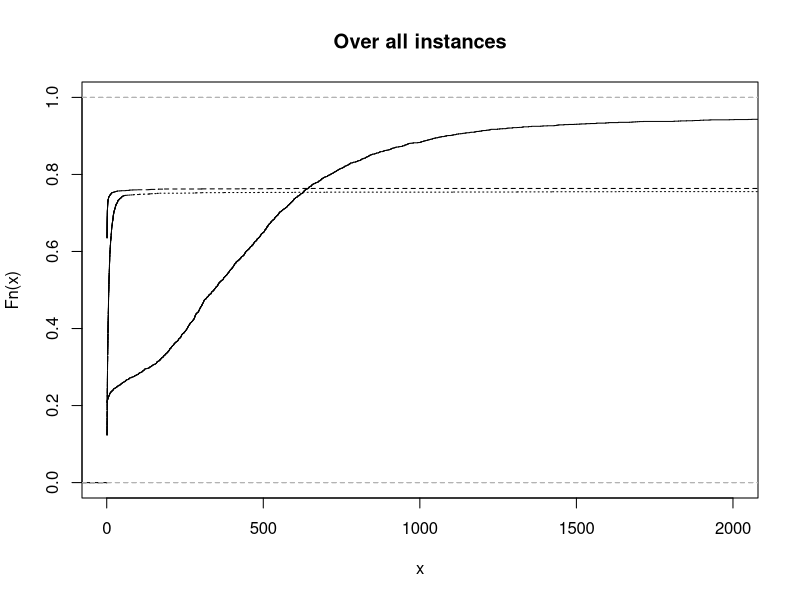
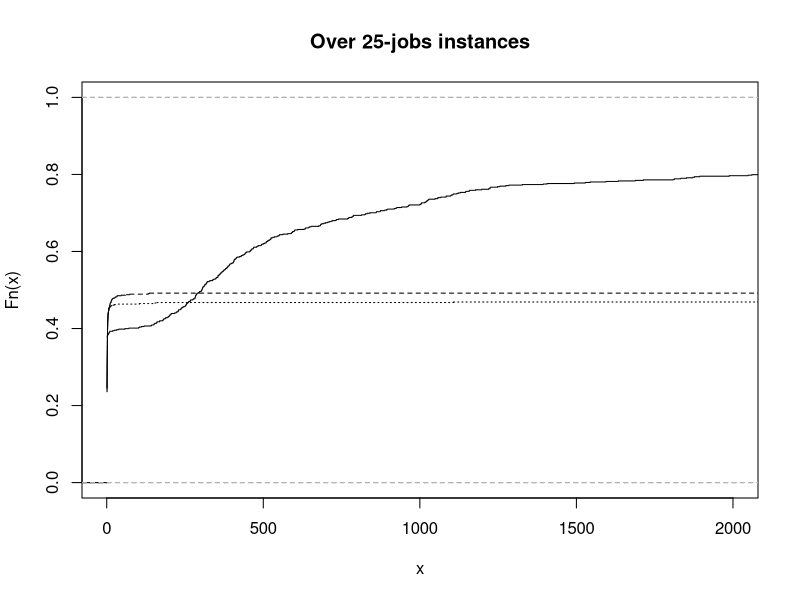
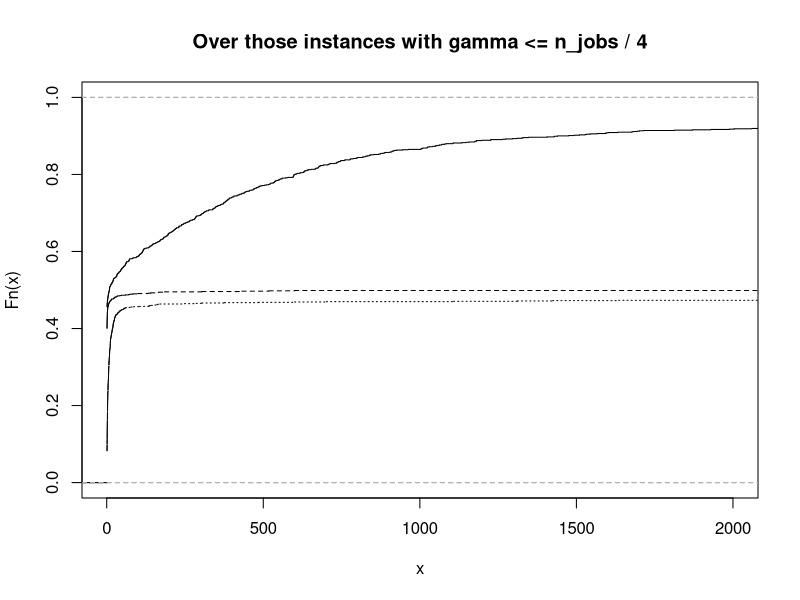
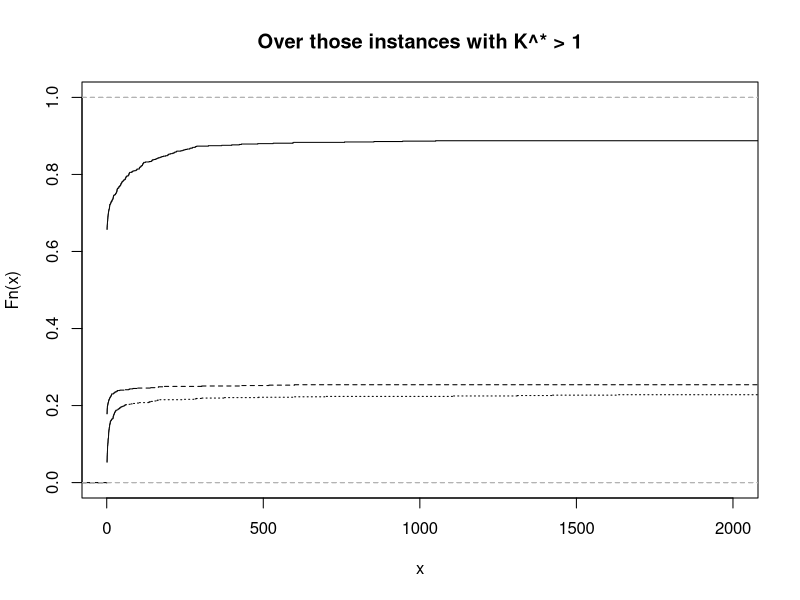

These figures' R source, in order:
## ---- chunk 1
library(rmarkdown)
## ---- chunk 2
all_results = read.csv("results.csv", na.strings = "")
## ---- chunk 3
paged_table(all_results)
## ---- chunk 4
problem1 = all_results[all_results$problem == 1,]
colgen1 = problem1[problem1$approach == "colgen" & problem1$rule_for_branching == "default",]
kadapt1_a = problem1[problem1$approach == "kadapt-a",]
kadapt1_b = problem1[problem1$approach == "kadapt-b",]
## ---- chunk 5
kadapt1 = merge(kadapt1_a, kadapt1_b, by = c("instance", "n_jobs", "gamma", "k"), all.y = TRUE)
kadapt1 = kadapt1[,c("instance", "n_jobs", "gamma", "k", "objective.x", "objective.y", "cpu.x", "cpu.y", "gap.x", "gap.y")]
colnames(kadapt1) <- c("instance", "n_jobs", "gamma", "k", "obj_kadapt1_a", "obj_kadapt1_b", "cpu_kadapt1_a", "cpu_kadapt1_b", "gap_kadapt1_a", "gap_kadapt1_b")

kadapt1[is.na(kadapt1$cpu_kadapt1_a),]$cpu_kadapt1_a = 3600
kadapt1[is.na(kadapt1$obj_kadapt1_a),]$obj_kadapt1_a = Inf
kadapt1[is.na(kadapt1$gap_kadapt1_a),]$gap_kadapt1_a = Inf

all1 = merge(colgen1, kadapt1, by = c("instance", "n_jobs", "gamma"), all = TRUE)
all1 = all1[,c("instance", "n_jobs", "gamma", "objective", "k.y", "obj_kadapt1_a", "obj_kadapt1_b", "cpu", "cpu_kadapt1_a", "cpu_kadapt1_b", "gap", "gap_kadapt1_a", "gap_kadapt1_b")]
colnames(all1) <- c("instance", "n_jobs", "gamma", "obj_colgen1", "k", "obj_kadapt1_a", "obj_kadapt1_b", "cpu_colgen1", "cpu_kadapt1_a", "cpu_kadapt1_b", "gap_colgen1", "gap_kadapt1_a", "gap_kadapt1_b")
## ---- chunk 6
equals <- function (a, b, tol = 1e-4) {
  return ( abs(a - b) <= tol )
}
## ---- chunk 7
optimal_K1 = all1[
      ( equals(all1$obj_colgen1, all1$obj_kadapt1_a) | equals(all1$obj_colgen1, all1$obj_kadapt1_b) )
      | (all1$cpu_kadapt1_a >= 3600  & all1$cpu_kadapt1_b >= 3600)
  ,]
## ---- chunk 8
optimal_K1 = optimal_K1[order(optimal_K1$instance, optimal_K1$gamma, optimal_K1$k),]
optimal_K1 = optimal_K1[!duplicated(( optimal_K1[,c("instance", "gamma")] )),]
## ---- chunk 9
optimal_K1$unsolved_colgen1 = optimal_K1$cpu_colgen1 >= 3600
optimal_K1$unsolved_kadapt1_a = optimal_K1$cpu_kadapt1_a >= 3600
optimal_K1$unsolved_kadapt1_b = optimal_K1$cpu_kadapt1_b >= 3600
## ---- chunk 10
unsolved1 = aggregate(optimal_K1[,c("unsolved_kadapt1_a", "unsolved_kadapt1_b", "unsolved_colgen1")], list(optimal_K1$n_jobs, optimal_K1$gamma), sum)
colnames(unsolved1) <- c("n_jobs", "gamma", "unsolved_kadapt1_a", "unsolved_kadapt1_b", "unsolved_colgen1")
## ---- chunk 11
# Counting number of instances
n_instances1 = aggregate(optimal_K1[,c("instance")], list(optimal_K1$n_jobs, optimal_K1$gamma), length)
colnames(n_instances1) <- c("n_jobs", "gamma", "n_instances")

# Make percentage
unsolved1$unsolved_colgen1 = unsolved1$unsolved_colgen1 / n_instances1$n_instances * 100
unsolved1$unsolved_kadapt1_a = unsolved1$unsolved_kadapt1_a / n_instances1$n_instances * 100
unsolved1$unsolved_kadapt1_b = unsolved1$unsolved_kadapt1_b / n_instances1$n_instances * 100

# Sorting by number of jobs and gamma
unsolved1 = unsolved1[order(unsolved1$n_jobs, unsolved1$gamma),]
## ---- chunk 12
rownames(unsolved1) <- NULL
## ---- chunk 13
cpu_times1 = aggregate(optimal_K1[,c("cpu_kadapt1_a", "cpu_kadapt1_b", "cpu_colgen1")], list(optimal_K1$n_jobs, optimal_K1$gamma), mean)
colnames(cpu_times1) <- c("n_jobs", "gamma", "cpu_kadapt1_a", "cpu_kadapt1_b", "cpu_colgen1")
## ---- chunk 14
cpu_times1 = cpu_times1[order(cpu_times1$n_jobs, cpu_times1$gamma),]
## ---- chunk 15
rownames(cpu_times1) <- NULL
## ---- chunk 16
# Create additional columns which equal 1 iff a specific approach is the fastest
optimal_K1$colgen1_is_fastest = optimal_K1$cpu_colgen1 <= optimal_K1$cpu_kadapt1_a & optimal_K1$cpu_colgen1 <= optimal_K1$cpu_kadapt1_b
optimal_K1$kadapt1_a_is_fastest = optimal_K1$cpu_kadapt1_a <= optimal_K1$cpu_colgen1 & optimal_K1$cpu_kadapt1_a <= optimal_K1$cpu_kadapt1_b
optimal_K1$kadapt1_b_is_fastest = optimal_K1$cpu_kadapt1_b <= optimal_K1$cpu_colgen1 & optimal_K1$cpu_kadapt1_b <= optimal_K1$cpu_kadapt1_a

# Counting times in which a method is faster than the others
fastest1 = aggregate(optimal_K1[,c("kadapt1_a_is_fastest", "kadapt1_b_is_fastest", "colgen1_is_fastest")], list(optimal_K1$n_jobs, optimal_K1$gamma), sum)
colnames(fastest1) <- c("n_jobs", "gamma", "kadapt1_a_is_fastest", "kadapt1_b_is_fastest", "colgen1_is_fastest")

# Sorting by number of jobs and gamma
fastest1 = fastest1[order(fastest1$n_jobs, fastest1$gamma),]

fastest1[,c("kadapt1_a_is_fastest", "kadapt1_b_is_fastest", "colgen1_is_fastest")] = fastest1[,c("kadapt1_a_is_fastest", "kadapt1_b_is_fastest", "colgen1_is_fastest")] / rowSums(fastest1[,c("kadapt1_a_is_fastest", "kadapt1_b_is_fastest", "colgen1_is_fastest")]) * 100
## ---- chunk 17
rownames(fastest1) <- NULL
## ---- chunk 18
Table1 = cbind(unsolved1, cpu_times1[,c("cpu_kadapt1_a", "cpu_kadapt1_b", "cpu_colgen1")], fastest1[,c("kadapt1_a_is_fastest", "kadapt1_b_is_fastest", "colgen1_is_fastest")])
colnames(Table1) <- c("N", "G", "TL K1a", "TL K1b", "TL CG", "time K1a", "time K1b", "time CG", "best K1a", "best K1b", "best CG")
## ---- chunk 19
library(kableExtra)
knitr::kable(Table1, 
               digits = c(0, 0, 2, 2, 2, 2, 2, 2, 2, 2, 2), 
               col.names = c("$|\\mathcal J|$", "$\\Gamma$", "KAdapt1-a", "KAdapt1-b", "ColGen1", "KAdapt1-a", "KAdapt1-b", "ColGen1", "KAdapt1-a", "KAdapt1-b", "ColGen1") ) %>%
      kable_classic() %>%
      add_header_above(c(" " = 2, "Unsolved" = 3, "Time" = 3, "Fastest" = 3))
## ---- chunk 20
optimal_K1$cpu_best = apply(optimal_K1[,c("cpu_colgen1", "cpu_kadapt1_a", "cpu_kadapt1_b")], 1, FUN = min)
## ---- chunk 21
optimal_K1$perf_colgen1 = optimal_K1$cpu_colgen1 / optimal_K1$cpu_best
optimal_K1$perf_kadapt1_a = optimal_K1$cpu_kadapt1_a / optimal_K1$cpu_best
optimal_K1$perf_kadapt1_b = optimal_K1$cpu_kadapt1_b / optimal_K1$cpu_best
## ---- chunk 22
max_perf = max( max(optimal_K1$perf_colgen1), max(optimal_K1$perf_kadapt1_a), max(optimal_K1$perf_kadapt1_b) )

optimal_K1$perf_colgen1[optimal_K1$cpu_colgen1 >= 3600] = max_perf
optimal_K1$perf_kadapt1_a[optimal_K1$cpu_kadapt1_a >= 3600] = max_perf
optimal_K1$perf_kadapt1_b[optimal_K1$cpu_kadapt1_b >= 3600] = max_perf
## ---- chunk 23
plot_performance_profile <- function(data, xlim = c(1, max_perf), ylim = c(0., 1.), title = "Performance profile") {
  
  perf_profile_colgen1 = ecdf(data[,"perf_colgen1"])
  perf_profile_kadapt1_a = ecdf(data[,"perf_kadapt1_a"])
  perf_profile_kadapt1_b = ecdf(data[,"perf_kadapt1_b"])
  
  plot(perf_profile_colgen1, col = "black", xlim = xlim, ylim = ylim, lty = "solid", cex = 0, main = title)
  lines(perf_profile_kadapt1_a, col = "black", xlim = xlim, ylim = ylim, lty = "dotted", cex = 0)
  lines(perf_profile_kadapt1_b, col = "black", xlim = xlim, ylim = ylim, lty = "dashed", cex = 0)
  
}
## ---- chunk 24
xlim = c(1, 2000)
## ---- chunk 25
plot_performance_profile(optimal_K1, title = "Over all instances", xlim = xlim)
plot_performance_profile(optimal_K1[optimal_K1$n_jobs == 25,], title = "Over 25-jobs instances", xlim = xlim)
plot_performance_profile(optimal_K1[optimal_K1$gamma <= optimal_K1$n_jobs / 4.,], title = "Over those instances with gamma <= n_jobs / 4", xlim = xlim)
plot_performance_profile(optimal_K1[optimal_K1$k > 1,], title = "Over those instances with K^* > 1", xlim = xlim)
## ---- chunk 26
optimal_K1$has_feasible_colgen1 = optimal_K1$gap_colgen1 > 0
optimal_K1$has_feasible_kadapt1_a = optimal_K1$gap_kadapt1_a > 0
optimal_K1$has_feasible_kadapt1_b = optimal_K1$gap_kadapt1_b > 0
## ---- chunk 27
compute_feasible_found = function(has_feasible_column, time_column) {
  unsolved = optimal_K1[optimal_K1[time_column] >= 3600,]
  feasible_found = aggregate(unsolved[has_feasible_column], list(unsolved$gamma), sum)
  colnames(feasible_found) <- c("gamma", "feasible_found")
  unsolved = aggregate(unsolved$instance, list(unsolved$gamma), length)
  colnames(unsolved) = c("gamma", "total")
  feasible_found$feasible_found = feasible_found$feasible_found / unsolved$total * 100
  return (feasible_found)
}

feasible_found_colgen1 = compute_feasible_found("has_feasible_colgen1", "cpu_colgen1")
feasible_found_kadapt1_a = compute_feasible_found("has_feasible_kadapt1_a", "cpu_kadapt1_a")
feasible_found_kadapt1_b = compute_feasible_found("has_feasible_kadapt1_b", "cpu_kadapt1_b")

Table2 = cbind(feasible_found_kadapt1_a, feasible_found_kadapt1_b$feasible_found, feasible_found_colgen1$feasible_found)
colnames(Table2) = c("gamma", "has_feasible_kadapt1_a", "has_feasible_kadapt1_b", "has_feasible_colgen1")
## ---- chunk 28
knitr::kable(Table2)
## ---- chunk 29
approx1 = merge(all1[,c("instance", "gamma", "k", "obj_kadapt1_b", "cpu_kadapt1_b", "obj_colgen1", "cpu_colgen1")], optimal_K1[,c("instance", "gamma", "k")], by = c("instance", "gamma"), all.x = TRUE)
colnames(approx1) = c("instance", "gamma", "k", "obj_kadapt1_b", "cpu_kadapt1_b", "obj_colgen1", "cpu_colgen1", "k_star")
approx1$approx_gap = abs( approx1$obj_kadapt1_b - approx1$obj_colgen1 ) / abs(approx1$obj_kadapt1_b) * 100
## ---- chunk 30
approx1$time_ratio = approx1$cpu_kadapt1_b / approx1$cpu_colgen1 * 100
## ---- chunk 31
approx1 = approx1[approx1$cpu_colgen1 < 3660 & approx1$cpu_kadapt1_b < 3600 & approx1$ k <= approx1$k_star,]
Table3 = aggregate(approx1[,c("approx_gap", "time_ratio")], list(approx1$k_star, approx1$k), mean)

total = aggregate(approx1[,c("instance")], list(approx1$k_star, approx1$k), length)

colnames(Table3) = c("K^*", "K", "Approximation gap", "Time ratio")
Table3 = Table3[order(Table3$`K^*`, Table3$K),]
rownames(Table3) = NULL
## ---- chunk 32
knitr::kable(Table3, digits = c(0, 0, 2, 2))
